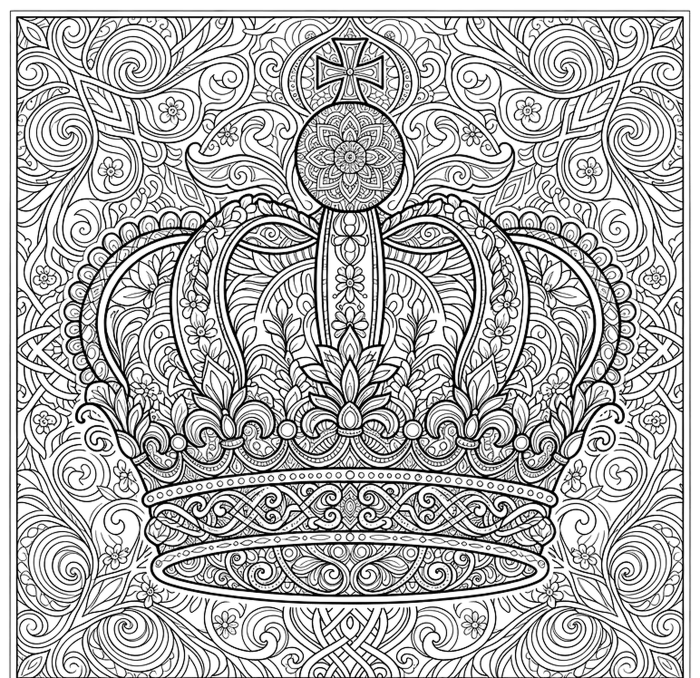
#> input picture art/crowns/crown-mandala.png, 1400 x 1356 px, given in place of mushrooms.png, which was not available (shown at 1/2 size)
$ python build_line_art.py
#> lines starting #> are read from the running program, lines starting #| are printed output that depends on the picture; after the words box and inside, x2 and y2 are one past the last pixel; in counts of white or black regions, pixels touching at a corner belong together; pictures that were not available may be replaced by others from this repository, and a replacement may not be noted
"""Build js/lineart.js from the line-art pages in art/hearts/ and art/drawn/.

For each page this finds every enclosed area between the ink lines, merges
specks into their neighbours, picks a number position inside each area, and
assigns colours. Hearts use a small per-picture art direction (zones by
position and size, neighbours differ, mirrored areas match on symmetric
designs). Gardens, Faith and Animals pages are drawn by tools/draw_pages.py and take each area's colour
from the matching <name>-plan.png render. Vintage pages (public domain, CC0)
use per-picture colour plans like the hearts.

    pip install pillow numpy scipy
    python3 tools/build_line_art.py
"""
import numpy as np, json, zlib, base64, io, math, os, colorsys
from PIL import Image
from scipy import ndimage as ndi

SIZE = 1000
MIN_AREA = 110

# [9 lines left out: function pip, not called in this run]

d = lambda a, b, x, y: math.hypot(x - a, y - b)

# ---------------- per-picture art direction ----------------
# [13 lines left out: function wheat, not called in this run]
WHEAT = dict(fn=wheat, mirror=False, fam={
    'frame': ['#b3563a', '#e8b25c'], 'field': ['#fdf4df'], 'sun': ['#ffc53d'],
    'rays': ['#ffe08a', '#f6a93b'], 'rope': ['#8a5a2e'], 'straw': ['#d9b45a', '#b98c3c'],
    'grain': ['#e2a23a', '#f2cb66', '#c88430'], 'leaf': ['#95b86f', '#6e9a55'], 'sky': ['#a9d0e6', '#78aed2']})

MT_RIVER = [(0.47, 0.6), (0.6, 0.62), (0.56, 0.72), (0.52, 0.8), (0.47, 0.95), (0.33, 0.95), (0.37, 0.82), (0.45, 0.72)]
# [12 lines left out: function mountains, not called in this run]
MOUNTAINS = dict(fn=mountains, mirror=True, mirror_max_y=0.45, fam={
    'deco': ['#2a9d8f', '#e9c46a', '#e76f51', '#264653'], 'sun': ['#ffd166'], 'sky': ['#cfe6f5'],
    'arc': ['#f4a261', '#f6c177', '#e76f51'], 'cloud': ['#eef3f8'], 'river': ['#4ea3dc', '#8ecae6'],
    'tree': ['#2f6b3f', '#4d8b58'], 'snow': ['#eef3f8'], 'mount': ['#8c7dbd', '#b7a9d8', '#6b5a9e', '#9fb3d6'],
    'hill': ['#a7c957', '#6a994e', '#cfe0a8', '#8fb85a']})

BIRD_POLY = [(0.37, 0.37), (0.47, 0.32), (0.57, 0.33), (0.63, 0.39), (0.59, 0.5), (0.53, 0.58), (0.42, 0.63), (0.3, 0.75), (0.25, 0.73), (0.33, 0.58), (0.35, 0.47)]
FLOWERS = [(0.2, 0.265), (0.5, 0.245), (0.785, 0.265), (0.1, 0.445), (0.875, 0.445)]
# [15 lines left out: function bird, not called in this run]
BIRD = dict(fn=bird, mirror=True, mirror_skip=lambda f: pip(f['cx'], f['cy'], BIRD_POLY) or pip(1 - f['cx'], f['cy'], BIRD_POLY), fam={
    'frame': ['#c0395a'], 'field': ['#fff3ef'], 'beak': ['#f2a541'], 'heart': ['#e63946'], 'branch': ['#7a5236'],
    'breast': ['#e9b48c', '#d4926a'], 'wing': ['#8a5a44', '#b07556', '#6e4636'], 'center': ['#ffd166'],
    'petal': ['#f28bb0', '#f7b3cb', '#e0628f'], 'leaf': ['#7fb069', '#a3c98d', '#5a9168'], 'scroll': ['#b39ddb', '#9fc5e8']})

# [7 lines left out: function lace, not called in this run]
LACE = dict(fn=lace, mirror=True, fam={
    'field': ['#fdf6ec'], 'border': ['#b5838d', '#e5989b', '#6d6875'], 'core': ['#355070', '#eaac8b', '#b56576'],
    'medal': ['#6d597a', '#88b7b5', '#e56b6f'], 'bloom': ['#e56b6f', '#eaac8b', '#88b7b5', '#a7c4a0', '#f2d0a4']})

# [6 lines left out: function waves, not called in this run]
WAVES = dict(fn=waves, mirror=False, fam={
    'field': ['#f2fbff'], 'leafy': ['#2a9d8f', '#e9c46a', '#f4a261', '#8ab17d'], 'foam': ['#e6f6fb', '#b8e6f2'],
    'sea': ['#03558c', '#0a7bbd', '#48bfe3', '#90dbf4', '#1d3f72', '#5e9fd6']})

# ---------------- vintage public-domain art (art/vintage, CC0) ----------------
dc = lambda f: math.hypot(f['cx'] - 0.5, f['cy'] - 0.5)


# [6 lines left out: function rose_window, not called in this run]
ROSE = dict(fn=rose_window, mirror=True, dir='vintage', category='Faith', fam={
    'rim': ['#c9a227', '#7a3b69'], 'core': ['#f2c14e'], 'centre': ['#2a6f97', '#8e2c48', '#61a5c2'],
    'lobe': ['#1d4e89', '#7a3b69', '#2a6f97'], 'leaf': ['#6a994e', '#a7c957', '#f2c14e']})


# [7 lines left out: function star_medallion, not called in this run]
STAR = dict(fn=star_medallion, mirror=True, dir='vintage', category='Vintage', fam={
    'edge': ['#c9a227', '#8e2c48'], 'core': ['#f2c14e'], 'dot': ['#f2c14e', '#e9d8a6'],
    'inner': ['#1d4e89', '#2a9d8f', '#8e2c48'], 'mid': ['#e76f51', '#264653', '#2a9d8f'], 'point': ['#8e2c48', '#1d4e89', '#c9a227']})


# [6 lines left out: function celtic_ring, not called in this run]
CELTIC = dict(fn=celtic_ring, mirror=True, dir='vintage', category='Vintage', fam={
    'field': ['#f6ecd2'], 'knot': ['#2a9d8f', '#e9c46a', '#264653'], 'node': ['#e76f51', '#2a9d8f', '#e9c46a'],
    'outer': ['#264653', '#c65d3b'], 'ring': ['#c65d3b', '#e9c46a', '#2a9d8f']})


# [5 lines left out: function cross_medallion, not called in this run]
CROSS = dict(fn=cross_medallion, mirror=True, dir='vintage', category='Faith', fam={
    'cross': ['#c9a227', '#8e2c48'], 'field': ['#f3ead8'], 'flower': ['#e58ab8', '#9b6fd6', '#f2c14e'], 'leaf': ['#6a994e', '#a7c957']})


# [7 lines left out: function greek_plate, not called in this run]
GREEK = dict(fn=greek_plate, mirror=False, dir='vintage', category='Vintage', fam={
    'bull': ['#8c5a3c'], 'rim': ['#c65d3b', '#8c5a3c'], 'meander': ['#c65d3b', '#f3e1c0'], 'fan': ['#c65d3b', '#e9b872', '#f3e1c0'],
    'ground': ['#e9b872'], 'detail': ['#c65d3b', '#2a9d8f', '#f3e1c0']})


# [8 lines left out: function candlelight, not called in this run]
CANDLE = dict(fn=candlelight, mirror=True, dir='vintage', category='Faith', fam={
    'flame': ['#ffb703', '#fb8500'], 'candle': ['#fbf3dc', '#f6e7c1'], 'gold': ['#c9a227', '#e0b84a'],
    'panel': ['#d9c8ec'], 'frame': ['#7a4a8c', '#c9a227'], 'acanthus': ['#6a994e', '#a7c957'], 'wreath': ['#6a994e', '#a7c957', '#3f7d4e']})


# [4 lines left out: function balloon, not called in this run]
BALLOON = dict(fn=balloon, mirror=True, dir='vintage', category='Vintage', fam={
    'gore': ['#e76f51', '#f4a261', '#e9c46a', '#2a9d8f', '#a8dadc'], 'flower': ['#e58ab8', '#f6d24a', '#9b6fd6'],
    'leaf': ['#6a994e', '#a7c957']})

# ---------------- crowns and mandalas (art/crowns, high detail) ----------------
HI = dict(dir='crowns', size=1400, close=0, min_area=150)
CROWN_FAM = {
    'gold': ['#e0b84a', '#c9a227', '#f2d57e'], 'velvet': ['#8e2c48', '#6b2d5c', '#1d4e89'],
    'jewel': ['#c0392b', '#1d4e89', '#2e8b57', '#8e44ad', '#f2d57e'],
}


# [4 lines left out: function crown_part, not called in this run]


def crowns_sheet(f):
    return crown_part(f)
CROWNS = dict(HI, fn=crowns_sheet, mirror=False, category='Crowns', fam=CROWN_FAM)

CROWN_POLY = [(0.44, 0.05), (0.56, 0.05), (0.6, 0.3), (0.85, 0.35), (0.92, 0.6), (0.9, 0.9), (0.1, 0.9), (0.08, 0.6), (0.15, 0.35), (0.4, 0.3)]


def crown_mandala(f):
    return crown_part(f) if pip(f['cx'], f['cy'], CROWN_POLY) else 'back'
CROWN_MANDALA = dict(HI, fn=crown_mandala, mirror=True, category='Crowns', fam=dict(
    CROWN_FAM, back=['#cfe3f5', '#b8d4ea', '#e3d5f0', '#d9ecd9', '#a9cbe6']))

PAGE_POLY = [(0.45, 0.02), (0.55, 0.02), (0.6, 0.3), (0.95, 0.4), (0.98, 0.75), (0.95, 0.98), (0.05, 0.98), (0.02, 0.75), (0.05, 0.4), (0.4, 0.3)]


# [5 lines left out: function crown_page, not called in this run]
CROWN_PAGE = dict(HI, fn=crown_page, mirror=True, category='Crowns', fam=dict(
    CROWN_FAM, leaf=['#6a994e', '#a7c957', '#3f7d4e'], back=['#f7c6d6', '#e3d5f0', '#fbe3c4']))


# [4 lines left out: function stars_page, not called in this run]
STARS = dict(HI, fn=stars_page, mirror=False, category='Faith', fam={
    'sky': ['#1f3163', '#2a4480'], 'star': ['#f2c14e', '#f6d98a', '#e9a23b', '#7fb3e0'], 'spark': ['#f6d98a', '#cfe3f5', '#9b6fd6']})


# [6 lines left out: function heart_mandala, not called in this run]
heart_shape = lambda x, y: ((lambda u, v: (u * u + v * v - 1) ** 3 - u * u * v ** 3 <= 0)((x - 0.5) / 0.17, -(y - 0.5) / 0.17))
HEART_MANDALA = dict(HI, fn=heart_mandala, mirror=True, category='Hearts', fam={
    'centre': ['#f2c14e'], 'heart': ['#e63957', '#ff6f8a', '#ffc2cf'], 'ring1': ['#f7b2c9', '#c8a6ea', '#fbd3e0'],
    'ring2': ['#9fd4c7', '#b8e0d2', '#c8a6ea'], 'ring3': ['#f6d98a', '#f2c14e', '#9fd4c7']})

GARDEN = dict(dir='drawn', category='Gardens', plan=True)
FAITH = dict(dir='drawn', category='Faith', plan=True)
ANIMALS = dict(dir='drawn', category='Animals', plan=True)

PICS = [
    ('garden-mushrooms', 'Mushroom Garden', 'mushrooms', GARDEN),
    ('garden-wisteria', 'Wisteria Path', 'wisteria', GARDEN),
    ('garden-tea', 'Garden Tea Party', 'tea', GARDEN),
    ('garden-poppies', 'Poppy Garden', 'poppies', GARDEN),
    ('garden-arbor', 'Lantern Arbor', 'arbor', GARDEN),
    ('faith-cross', 'Sunrise Cross', 'cross', FAITH),
    ('faith-dove', 'Dove of Peace', 'dove', FAITH),
    ('faith-ark', "Noah's Ark", 'ark', FAITH),
    ('faith-loaves', 'Loaves and Fishes', 'loaves', FAITH),
    ('faith-bethlehem', 'Star of Bethlehem', 'bethlehem', FAITH),
    ('animal-lamb', 'Little Lamb', 'lamb', ANIMALS),
    ('animal-kitty', 'Ginger Kitty', 'kitty', ANIMALS),
    ('animal-butterfly', 'Butterfly', 'butterfly', ANIMALS),
    ('crown-royal', 'Royal Crown', 'crown-page', CROWN_PAGE),
    ('crown-mandala', 'Crown Mandala', 'crown-mandala', CROWN_MANDALA),
    ('crown-collection', 'Crown Collection', 'crowns', CROWNS),
    ('heart-mandala', 'Heart Mandala', 'heart-mandala', HEART_MANDALA),
    ('faith-stars', 'Heavenly Stars', 'stars', STARS),
    ('vintage-rose-window', 'Rose Window', 'rose-window', ROSE),
    ('vintage-candlelight', 'Candlelight', 'candlelight', CANDLE),
    ('vintage-cross', 'Cross Medallion', 'cross-medallion', CROSS),
    ('vintage-star', 'Star Medallion', 'star-medallion', STAR),
    ('vintage-celtic', 'Celtic Ring', 'celtic-ring', CELTIC),
    ('vintage-balloon', 'Flower Balloon', 'balloon', BALLOON),
    ('vintage-greek', 'Greek Plate', 'greek-plate', GREEK),
    ('heart-bird', 'Songbird Heart', 'bird', BIRD),
    ('heart-wheat', 'Harvest Heart', 'wheat', WHEAT),
    ('heart-mountains', 'Mountain Heart', 'mountains', MOUNTAINS),
    ('heart-waves', 'Ocean Heart', 'waves', WAVES),
    ('heart-lace', 'Lace Heart', 'lace', LACE),
]

MIN_LIGHTNESS = 0.45


def no_black(hx):
    """No black or near-black fills: raise dark colours to a mid shade of the same hue."""
    r, g_, b = [int(hx[i:i + 2], 16) / 255 for i in (1, 3, 5)]
    h, l, s_ = colorsys.rgb_to_hls(r, g_, b)
    if l >= MIN_LIGHTNESS:
        return hx
    r, g_, b = colorsys.hls_to_rgb(h, MIN_LIGHTNESS, s_)
    return '#%02x%02x%02x' % tuple(round(v * 255) for v in (r, g_, b))


def colours_from_plan(plan_path, lab, R, max_colours=24):
    """Each region takes the most common colour of the plan image under it;
    near-identical colours are merged so the palette stays manageable."""
    H, W = lab.shape
    plan = np.array(Image.open(plan_path).convert('RGB').resize((W, H), Image.NEAREST)).astype(np.int64)
    key = (plan[..., 0] << 16) | (plan[..., 1] << 8) | plan[..., 2]
    m = lab > 0
    u, cnt = np.unique(lab[m].astype(np.int64) * (1 << 24) + key[m], return_counts=True)
    best = {}
    for pr, c in zip(u.tolist(), cnt.tolist()):
        k, col = pr >> 24, pr & 0xFFFFFF
        if c > best.get(k, (0, 0))[0]:
            best[k] = (c, col)
    raw = [best.get(k, (0, 0xFFFFFF))[1] for k in range(1, R + 1)]
    rgb = lambda c: np.array([(c >> 16) & 255, (c >> 8) & 255, c & 255], float)
    freq = {}
    for c in raw:
        freq[c] = freq.get(c, 0) + 1
    thresh = 14
    while True:
        kept, mapping = [], {}
        for c in sorted(freq, key=lambda c: -freq[c]):
            near = next((k for k in kept if np.linalg.norm(rgb(k) - rgb(c)) < thresh), None)
            mapping[c] = near if near is not None else c
            if near is None:
                kept.append(c)
        if len(kept) <= max_colours:
            break
        thresh += 6
    return [None] + ['#%06x' % mapping[c] for c in raw]


def process(pid, title, src, cfg):
#> called with pid = 'garden-mushrooms', title = 'Mushroom Garden', src = 'mushrooms'
    art = os.path.join(ROOT, 'art', cfg.get('dir', 'hearts'))
    im = Image.open(os.path.join(art, src + '.png')).convert('L')
#> im is the input picture: PIL image 1400x1356 L; min 0, max 255, mean 184
    s = cfg.get('size', SIZE) / max(im.size)
    im = im.resize((round(im.width * s), round(im.height * s)), Image.LANCZOS)
#> im: PIL image 1000x969 L
    g = np.array(im).astype(np.float32)
    H, W = g.shape
    # No solid black: hollow out thick ink shapes so they become colourable areas
    # (a 3px outline is kept).
    r_thick = max(2, round(7 * W / 1000))
    solid = ndi.binary_erosion(ndi.binary_opening(g < 128, iterations=r_thick), iterations=3)
#> solid: shape (969, 1000) bool; every value is 0
    g[solid] = 255
    close = cfg.get('close', 1)
    wall = ndi.binary_dilation(g < 175, iterations=close) if close else g < 175
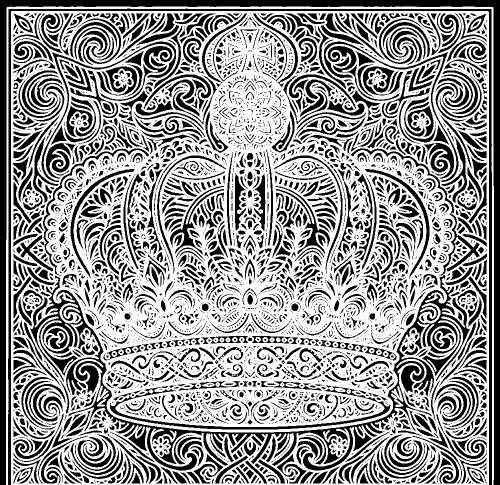
#> wall: shape (969, 1000) bool (shown at 1/2 size); 59.1% white; 4561 black regions (2637 under 20 px), largest, box (x1, y1, x2, y2) and area: (0, 0, 1000, 969) 37148, (60, 297, 959, 941) 35129, (16, 17, 984, 969) 14167
    lab, n = ndi.label(~wall)
#> lab: shape (969, 1000) int32; 7303 distinct labels, from 0 to 7302
#> n = 7302
    border = set(np.unique(np.concatenate([lab[0], lab[-1], lab[:, 0], lab[:, -1]]))) - {0}
#> border = 2 items
    areas = ndi.sum(np.ones_like(lab), lab, index=np.arange(n + 1))
#> areas = 7303 values, max 572290 at index 0, min 1 at index 3, mean 132.7
    outside = np.isin(lab, list(border))
#> outside: shape (969, 1000) bool; 5.3% white; 2 white regions, box (x1, y1, x2, y2) and area: (0, 0, 1000, 969) 37148, (16, 17, 984, 969) 14167
    lab[outside] = 0
#> lab: shape (969, 1000) int32; 7301 distinct labels, from 0 to 7302
    # merge tiny regions into their most common neighbour
    grown = ndi.grey_dilation(lab, size=5)
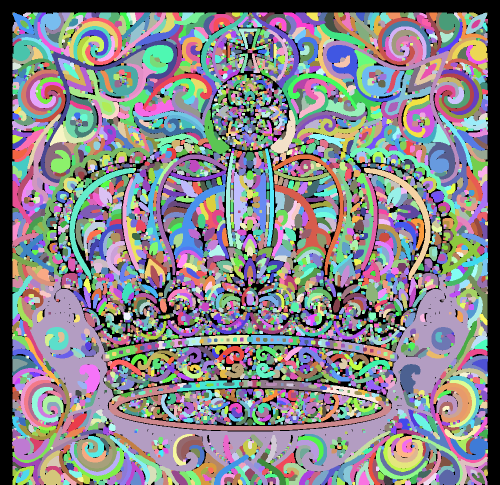
#> grown: shape (969, 1000) int32 (shown at 1/2 size); 7301 distinct labels, from 0 to 7302; one colour per label, 0 black
    small = [i for i in range(1, n + 1) if i not in border and areas[i] < cfg.get('min_area', MIN_AREA)]
#> small = 6624 values from 3 to 7302
    objs = ndi.find_objects(lab)
#> objs = 7302 items
    for i in small:
        sl = objs[i - 1]
        if sl is None: continue
        sl2 = tuple(slice(max(0, a.start - 4), a.stop + 4) for a in sl)
        m = ndi.binary_dilation(lab[sl2] == i, iterations=3) & (lab[sl2] != i) & (lab[sl2] != 0)
        nb = lab[sl2][m]
        nb = nb[np.isin(nb, small, invert=True)]
        lab[sl2][lab[sl2] == i] = np.bincount(nb).argmax() if nb.size else 0
#> this loop made 6624 passes
#> i on passes 2, 3, 5: 4, 5, 10
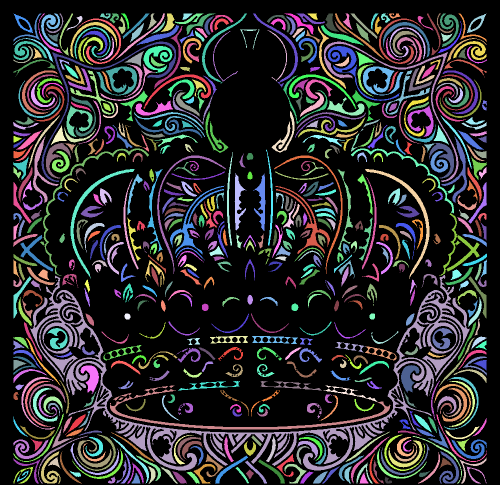
#> lab: shape (969, 1000) int32 (shown at 1/2 size); 677 distinct labels, from 0 to 7245; one colour per label, 0 black
    ids = [i for i in np.unique(lab) if i != 0]
#> ids = 676 values from 6 to 7245
    remap = np.zeros(n + 1, np.int32)
    for k, i in enumerate(ids): remap[i] = k + 1
#> this loop made 676 passes
#> i on passes 1 to 3: 6, 8, 9
#> after the loop, remap = 7303 values, max 676 at index 7245, min 0 at index 0, mean 31.33
    lab = remap[lab]
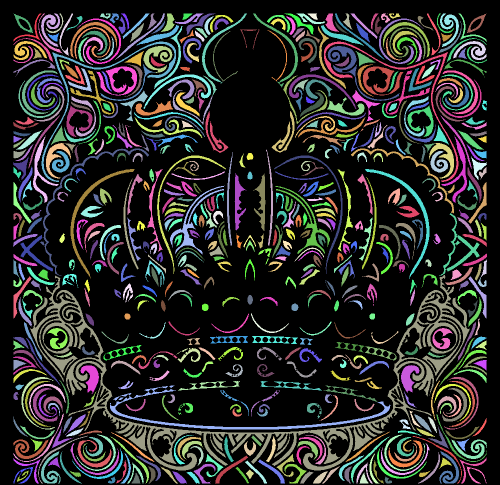
#> lab: shape (969, 1000) int32 (shown at 1/2 size); 677 distinct labels, from 0 to 676; one colour per label, 0 black
    R = len(ids)
#> R = 676
    # label points: deepest point of each region (distance to real lines)
    dt = ndi.distance_transform_edt(g >= 175)
    pos = ndi.maximum_position(dt, lab, index=np.arange(1, R + 1))
#> pos = 676 pairs, first value 29 to 962, second value 30 to 969
    rad = ndi.maximum(dt, lab, index=np.arange(1, R + 1))
#> rad = 676 values, max 10.82 at index 531, min 2.24 at index 65, mean 4.71
    cent = ndi.center_of_mass(np.ones_like(lab), lab, index=np.arange(1, R + 1))
#> cent = 676 pairs, first value 31.01 to 961.1, second value 30.1 to 969.1
    ar = ndi.sum(np.ones_like(lab), lab, index=np.arange(1, R + 1))
#> ar = 676 values, max 32465 at index 431, min 110 at index 212, mean 395.1
    depth_map = ndi.distance_transform_edt(~outside)
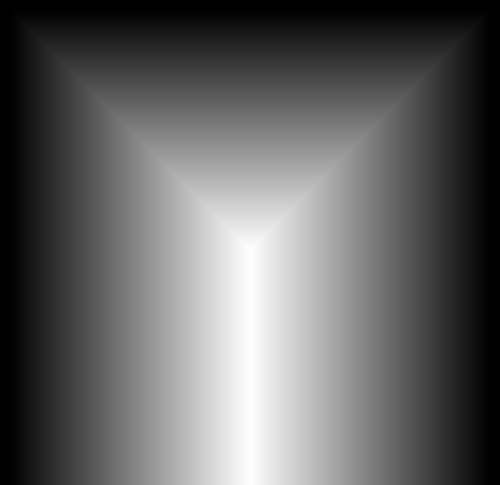
#> depth_map: shape (969, 1000) float64 (shown at 1/2 size); min 0, max 478, mean 186.2; drawn with min black and max white
    solid_frac = ndi.mean(solid.astype(np.float32), lab, index=np.arange(1, R + 1))
#> solid_frac = 676 values from 0 to 0
    feats = []
    for k in range(R):
        py, px = pos[k]
        feats.append(dict(solid=bool(solid_frac[k] > 0.5), cx=cent[k][1] / W, cy=cent[k][0] / H, area=ar[k] / (W * H),
                          depth=depth_map[py, px] / W, lx=int(px), ly=int(py), r=float(rad[k])))
#> this loop made 676 passes
#> (py, px) on passes 1 to 3: (74, 74), (43, 105), (64, 103)
#> after the loop, feats = 676 items
    if cfg.get('plan'):
        plan_colour = colours_from_plan(os.path.join(art, src + '-plan.png'), lab, R)
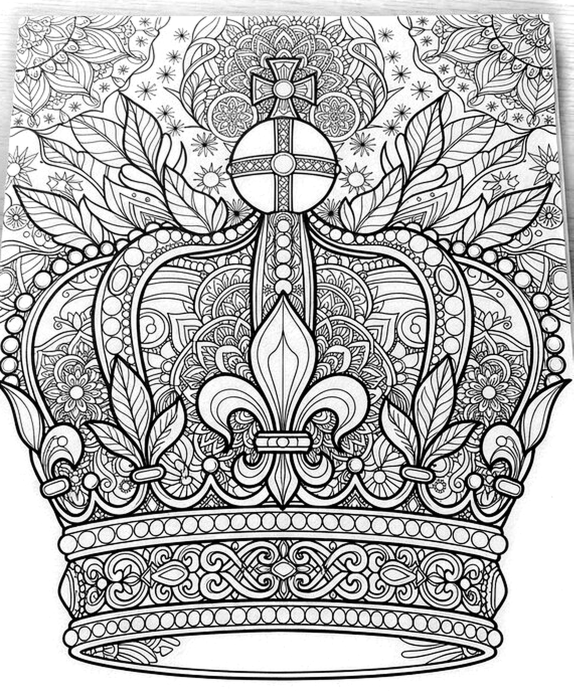
#> input picture art/crowns/crown-page.png, 1147 x 1400 px, given in place of mushrooms-plan.png, which was not available (shown at 1/2 size)
#> the loop in colours_from_plan, `for pr, c in zip(u.tolist(), cnt.tolist()):` made 71553 passes
#> (pr, c, k, col) on passes 1 to 3: (21909070, 1, 1, 5131854), (22369621, 1, 1, 5592405), (22567000, 1, 1, 5789784)
#> in colours_from_plan, `raw = [best.get(k, (0, 0xFFFFFF))[1] for k in range(1, R + 1)]`: raw = 676 values, max 16777215 at index 0, min 0 at index 92, mean 14207102.9
#> after the loop in colours_from_plan, `for c in raw:`: freq = 12 items
#> after the loop in colours_from_plan, `while True:`: thresh = 14
    # extend fills under the lines so no white halo shows between fill and ink
    inside = ~outside
    idx = ndi.distance_transform_edt(lab == 0, return_distances=False, return_indices=True)
    filled = lab[idx[0], idx[1]]
#> filled: shape (969, 1000) int32; 676 distinct labels, from 1 to 676
    lab = np.where(inside, filled, 0).astype(np.uint16)
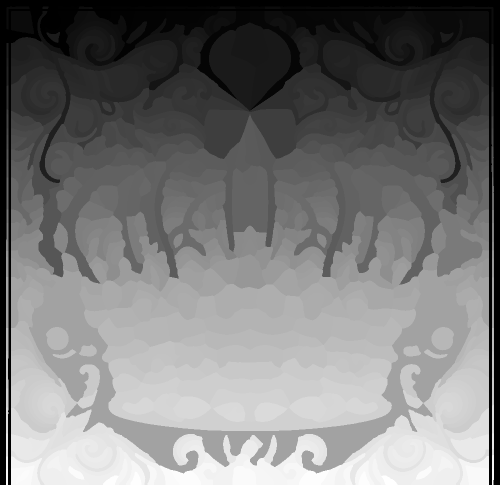
#> lab: shape (969, 1000) uint16 (shown at 1/2 size); min 0, max 676, mean 319.2; drawn with min black and max white
    # adjacency
    adj = [set() for _ in range(R + 1)]
    for dy, dx in [(0, 6), (6, 0), (4, 4), (4, -4)]:
        a = lab[max(0, -dy):H - max(0, dy), max(0, -dx):W - max(0, dx)]
        b = lab[max(0, dy):, max(0, dx):][:a.shape[0], :a.shape[1]]
        m = (a != b) & (a > 0) & (b > 0)
        for u, v in set(zip(a[m].tolist(), b[m].tolist())):
            adj[u].add(v); adj[v].add(u)
    # colour assignment
    fam = cfg.get('fam', {})
    colour = plan_colour if cfg.get('plan') else [None] * (R + 1)
#> colour = 677 items
#> (the rest of the program and of its run is left out)
